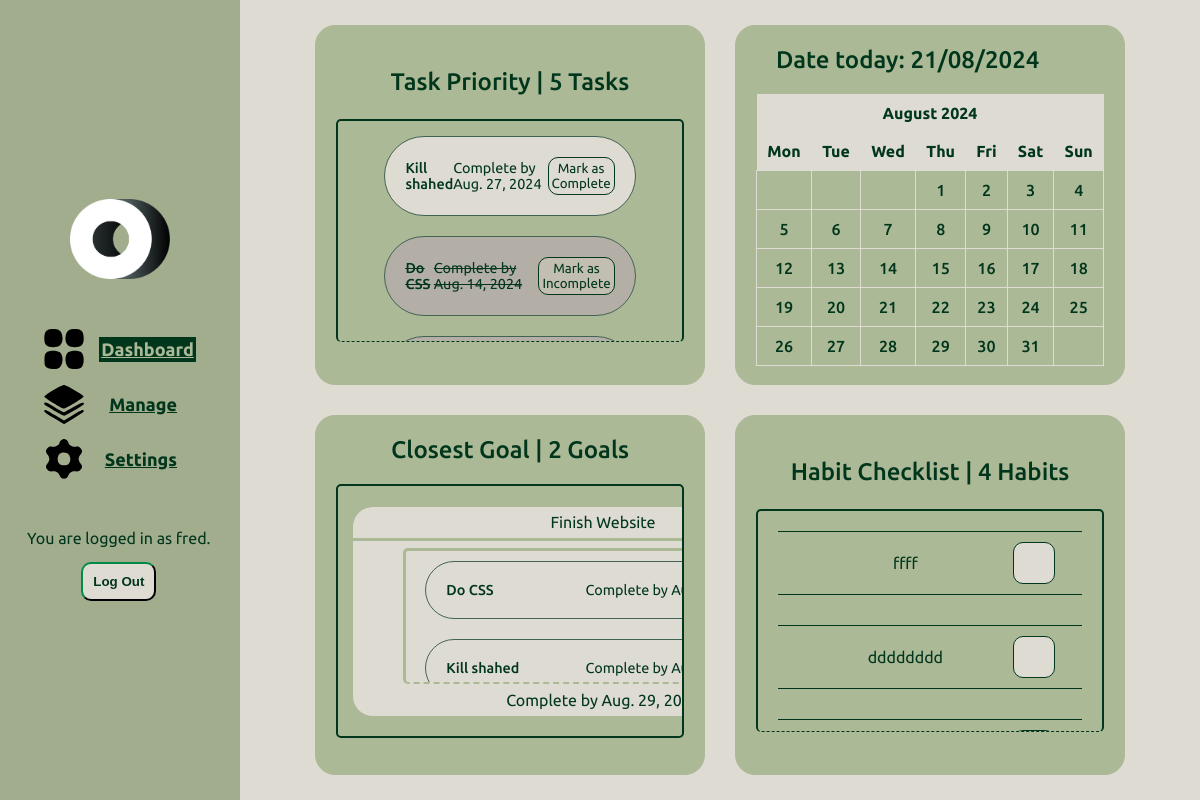
Page / (signed in) on the earlier database version.
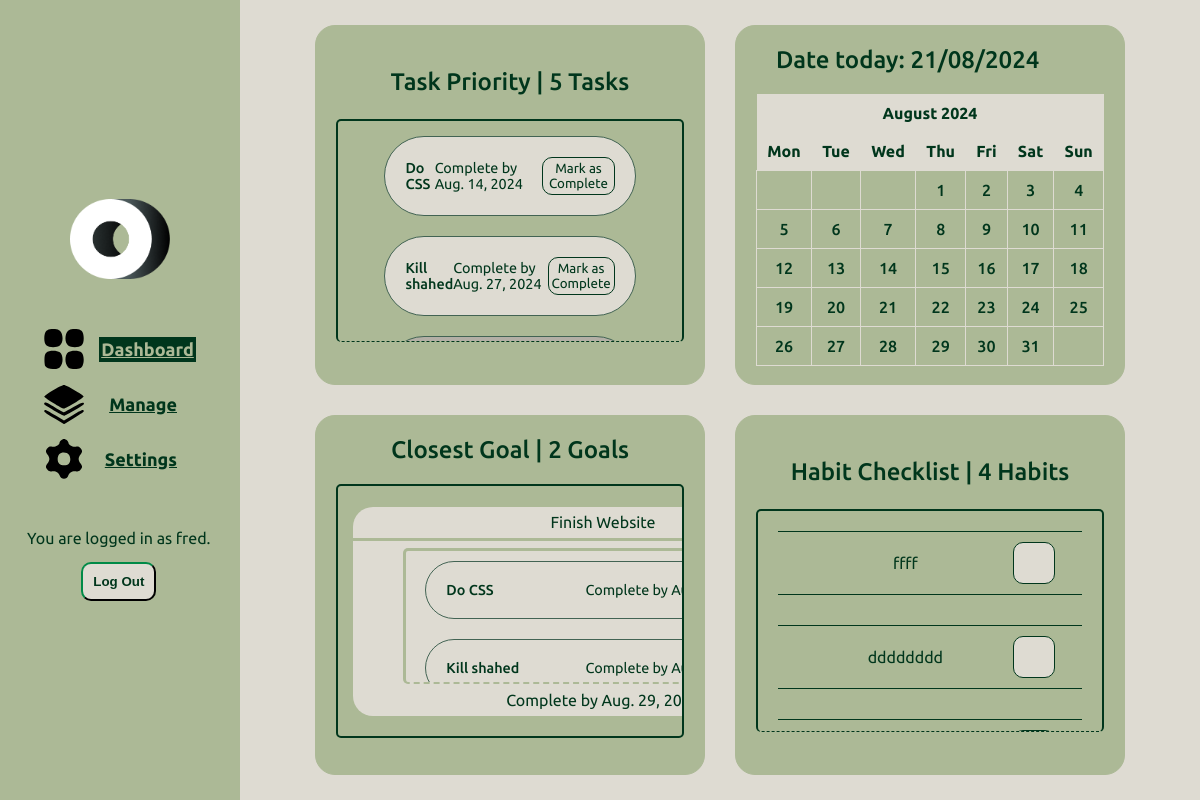
Same page on the later database version.
### myapp/models.py (models this page shows, shortened)
class Task(models.Model):
    user = models.ForeignKey(User, on_delete=models.CASCADE, null=True, blank=True)
    goal = models.ForeignKey('Goal', related_name='tasks', on_delete=models.CASCADE, null=True, blank=True)
    name = models.CharField(max_length=128)
    description = models.CharField(max_length=1250)
    dateDue = models.DateField()
    priority = models.IntegerField(validators=[MinValueValidator(1), MaxValueValidator(5)])
    completed = models.BooleanField(default=False)

class Goal(models.Model):
    user = models.ForeignKey(User, on_delete=models.CASCADE, null=True, blank=True)
    name = models.CharField(max_length=128)
    description = models.CharField(max_length=1250, null=True, blank=True)
    dateDue = models.DateField(null=True, blank=True)
    completed = models.BooleanField(default=False)
    def __str__(self):
        return self.name

class Habit(models.Model):
    user = models.ForeignKey(User, on_delete=models.CASCADE, null=True, blank=True)
    name = models.CharField(max_length=128)
    completed = models.BooleanField(default=False)

### myapp/views.py (the view, shortened to what this page needs)
# urls.py: path("", views.dashboard, name="dashboard"),
def dashboard(request):
    now = datetime.now() # gets current datetime
    current_year = now.year
    current_month = now.month
    current_day = now.day
    cal = HTMLCalendar().formatmonth(current_year, current_month) # generates the HTML calendar for the current date
    habitForm = HabitDashboardForm(request.POST or None)
    try:
        tasks = Task.objects.filter(user=request.user).order_by('-priority').values()
        tasks = tasks.order_by("completed")
        habits = Habit.objects.filter(user=request.user).order_by('completed')
        goals = Goal.objects.filter(user=request.user)
    except TypeError:
        return redirect('login')
    print(f"Goals: {goals}")
    return render(request, "dashboard.html", {
        "tasks": tasks,
        "habits": habits,
        "habitForm": habitForm,
        "goals": goals,
        'calendar': cal,
        'current_day': current_day,
        'current_month': current_month,
        'current_year': current_year,})

### myapp/templates/dashboard.html (shortened to what the changed rows need)
{% extends "base.html" %}
{% load static %}
{% block content %}
<div class="dashboard">
    <div class="task-priority widget">
        <div class="task-list">
            {% for task in tasks %}
            {% if task.completed %}
            <div class="task-completed">
                    <p class="task-name-completed">{{ task.name }}</p>
                    <p class="task-date">Complete by {{ task.dateDue }}</p>
                <form method="post" action="{% url 'toggle_task_completion' task.id %}">
                    <button type="submit" class="edit-button-completed">
                        {% if task.completed %}Mark as Incomplete{% else %}Mark as Complete{% endif %}
                    </button>
                </form>
            </div>
            {% else %}
            <div class="task">
                    <p class="task-name">{{ task.name }}</p>
                    <p class="task-date">Complete by {{ task.dateDue }}</p>
                <form method="post" action="{% url 'toggle_task_completion' task.id %}">
                    <button type="submit" class="edit-button">
                        {% if task.completed %}Mark as Incomplete{% else %}Mark as Complete{% endif %}
                    </button>
                </form>
            </div>
            {% endif %}
            {% endfor %}
        </div>
    </div>
    <div class="calendar widget">
        <div class="calendar-container">
            {{ calendar|safe }}
        </div>
    </div>
    <div class="closest-goal widget">
        <div class="closest-goal-wrapper">
            {% for goal in goals %}
            <div class="closest-goal-box">
                <p class="goal-title">{{ goal.name }}</p>
                <div class="line-100"></div>
                <div class="closest-goal-task-box">
                    {% for goalTask in goal.tasks.all %}
                    <div class="task">
                        <p class="task-name">{{ goalTask.name }}</p>
                        <p class="task-date">Complete by {{ goalTask.dateDue }}</p>
                    </div>
                    {% endfor %}
                </div>
                <p class="goal-date">Complete by {{ goal.dateDue }}</p>
            </div>
            {% endfor %}
        </div>
    </div>
    <div class="habit-checklist widget">
        <div class="habit-box">
            {% for habit in habits %}
            {% if habit.completed %}
            <div class="habit">
                <p class="habit-name-completed">{{habit.name}}</p>
                <form method="post" action="{% url 'toggle_habit_completion' habit.id %}">
                    {% csrf_token %}
                    <button type="submit" class="habit-button">
                        <img class="tick-image" src="static/images/CHECK.png" alt="check">
                    </button>
                </form>
            </div>
            {% else %}
            <div class="habit">
                <p class="habit-name">{{habit.name}}</p>
                <form method="post" action="{% url 'toggle_habit_completion' habit.id %}">
                    <button type="submit" class="habit-button"></button>
                </form>
            </div>
            {% endif %}
            {% endfor %}
        </div>
    </div>
</div>
{% endblock content %}

Differences in the rows shown:
changed Task "Do CSS": completed "Mark as Incomplete" → "Mark as Complete"; moves up the list
